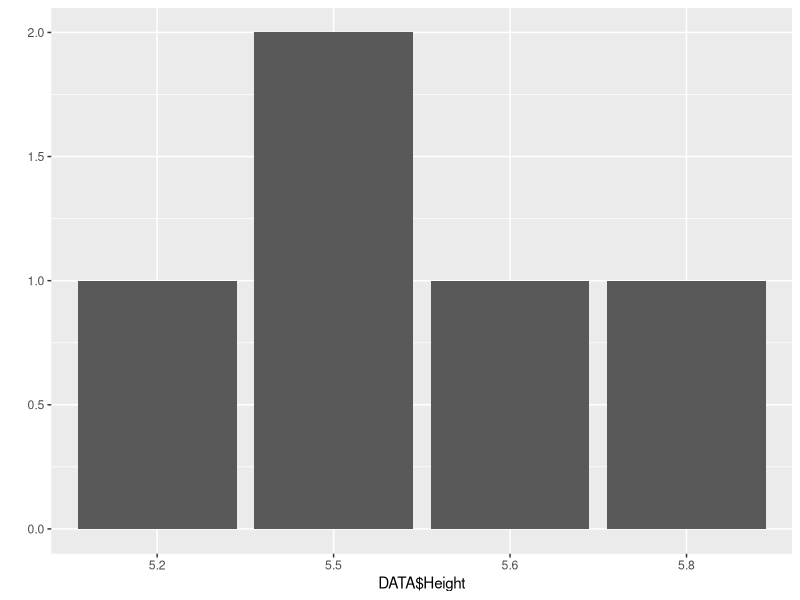

The R source for this figure:
## ---- chunk 1
knitr::opts_chunk$set(fig.path='images/')

## ---- chunk 2

x <- 2
y <- 3
z <- x+y
z

## ---- chunk 3

2+2

6*7

12/4

5^2

sqrt(2)

log(100)

exp(4.60517)

exp(log(100))

## ---- chunk 4

x <- c(2.3, 4, 6, -10)

## ---- chunk 5
y <- c("Hello", "My", "Name", "Is")

## ---- chunk 6
z <- c(FALSE, FALSE, FALSE, TRUE, TRUE, FALSE, TRUE)

## ---- chunk 7

z <- matrix(c(1,2,3,4,5,6), nrow = 3, ncol=2)
z

z <- matrix(c(1,2,3,4,5,6), nrow = 2, ncol=3)
z

## ---- chunk 8

list1 <- list(x, y, z, 22, "R is really fun to learn")
list1
## ---- chunk 9

x
x[3]

## ---- chunk 10

z
z[1,2]

## ---- chunk 11

list1[3]

## ---- chunk 12

mtcars

## ---- chunk 13

NAMES    <- c("Peter", "Paul", "Mary", "Simon", "Garfunkel")
Height   <- c(5.8, 5.5, 5.2, 5.5, 5.6)                                          # I'm making up this data...
Weight   <- c(150, 155, 120, 145, 160)
Gender   <- c("Male", "Male", "Female", "Male", "Male")

DATA     <- data.frame(cbind(Height, Weight, Gender), row.names= NAMES)
DATA

## ---- chunk 14

DATA$Weight

## ---- chunk 15

DATA[,2]    # Weight is the second column

## ---- chunk 16

DATA['Mary',]

## ---- chunk 17

DATA[3,]

## ---- chunk 18
library(ggplot2)
qplot(DATA$Height)

